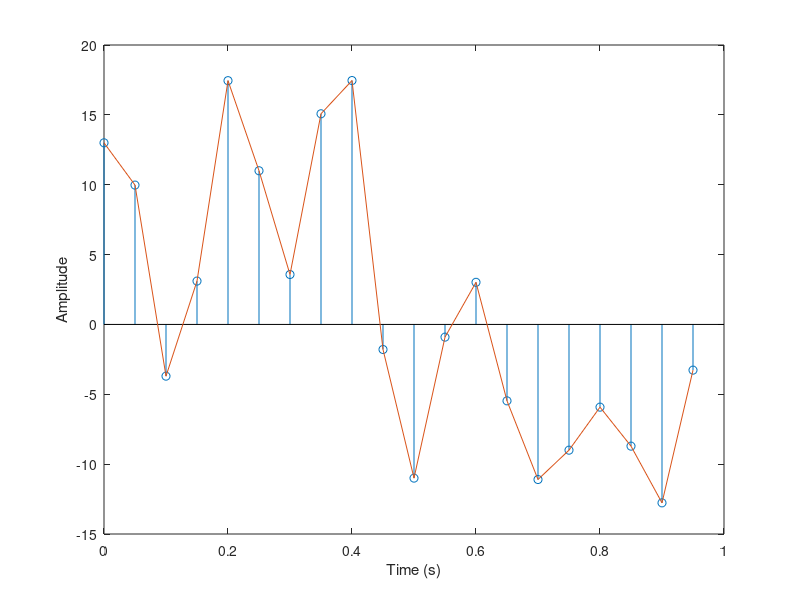

MATLAB code to generate this figure:
clear; clc;
 
%signal sampling fit
Fs = 20;             %Sampling rate (Hz)     [sample/sec]
dt = 1/Fs;           %delta t                          [time interval (sec)] 
N  = 1*Fs;          %Sampling number       [number of samples]
t  = (0:N-1)*dt;    %time(s)                        [time for each sample]
 
%The signal
A = 1;                 %Amplitude
n = 1;                 %scale of Frequency
F = 1;             %Frequency
theta = 0*pi;      %phase
xt = 1 + 4*cos(2*pi*3*F*t) + 5/7*sin(2*pi*4*F*t) + 3*sin(2*pi*6*F*t) + 10*sin(2*pi*F*t) + 8*cos(2*pi*15*F*t);
% xt = 2 + 2*cos(2*pi*F*t)+ 4*sin(2*pi*F*t) - 2*sin(6*pi*F*t);
stem(t, xt); hold on; plot(t, xt);
xlabel('Time (s)'); ylabel('Amplitude');
